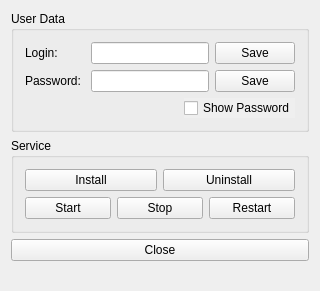
<?xml version="1.0" encoding="UTF-8"?>
<ui version="4.0">
 <class>MainWindow</class>
 <widget class="QMainWindow" name="MainWindow">
  <property name="geometry">
   <rect>
    <x>0</x>
    <y>0</y>
    <width>320</width>
    <height>283</height>
   </rect>
  </property>
  <property name="sizePolicy">
   <sizepolicy hsizetype="Fixed" vsizetype="Fixed">
    <horstretch>0</horstretch>
    <verstretch>0</verstretch>
   </sizepolicy>
  </property>
  <property name="windowTitle">
   <string>HNAC Configure</string>
  </property>
  <widget class="QWidget" name="centralWidget">
   <layout class="QVBoxLayout" name="verticalLayout">
    <item>
     <widget class="QGroupBox" name="groupBox_userdata">
      <property name="title">
       <string>User Data</string>
      </property>
      <property name="flat">
       <bool>false</bool>
      </property>
      <property name="checkable">
       <bool>false</bool>
      </property>
      <layout class="QVBoxLayout" name="verticalLayout_2">
       <item>
        <layout class="QHBoxLayout" name="horizontalLayout_2">
         <item>
          <widget class="QLabel" name="labelLogin">
           <property name="minimumSize">
            <size>
             <width>60</width>
             <height>0</height>
            </size>
           </property>
           <property name="text">
            <string>Login:</string>
           </property>
           <property name="buddy">
            <cstring>lineEdit_login</cstring>
           </property>
          </widget>
         </item>
         <item>
          <widget class="QLineEdit" name="lineEdit_login"/>
         </item>
         <item>
          <widget class="QPushButton" name="pushButton_loginsave">
           <property name="sizePolicy">
            <sizepolicy hsizetype="Preferred" vsizetype="Fixed">
             <horstretch>0</horstretch>
             <verstretch>0</verstretch>
            </sizepolicy>
           </property>
           <property name="text">
            <string>Save</string>
           </property>
          </widget>
         </item>
        </layout>
       </item>
       <item>
        <layout class="QHBoxLayout" name="horizontalLayout_3">
         <item>
          <widget class="QLabel" name="labelPassword">
           <property name="sizePolicy">
            <sizepolicy hsizetype="Preferred" vsizetype="Preferred">
             <horstretch>0</horstretch>
             <verstretch>0</verstretch>
            </sizepolicy>
           </property>
           <property name="minimumSize">
            <size>
             <width>60</width>
             <height>0</height>
            </size>
           </property>
           <property name="text">
            <string>Password:</string>
           </property>
           <property name="buddy">
            <cstring>lineEdit_password</cstring>
           </property>
          </widget>
         </item>
         <item>
          <widget class="QLineEdit" name="lineEdit_password">
           <property name="echoMode">
            <enum>QLineEdit::Password</enum>
           </property>
          </widget>
         </item>
         <item>
          <widget class="QPushButton" name="pushButton_passsave">
           <property name="sizePolicy">
            <sizepolicy hsizetype="Preferred" vsizetype="Fixed">
             <horstretch>0</horstretch>
             <verstretch>0</verstretch>
            </sizepolicy>
           </property>
           <property name="text">
            <string>Save</string>
           </property>
          </widget>
         </item>
        </layout>
       </item>
       <item>
        <layout class="QHBoxLayout" name="horizontalLayout_5">
         <item>
          <spacer name="horizontalSpacer">
           <property name="orientation">
            <enum>Qt::Horizontal</enum>
           </property>
           <property name="sizeHint" stdset="0">
            <size>
             <width>40</width>
             <height>20</height>
            </size>
           </property>
          </spacer>
         </item>
         <item>
          <widget class="QCheckBox" name="checkBox_showpass">
           <property name="layoutDirection">
            <enum>Qt::LeftToRight</enum>
           </property>
           <property name="autoFillBackground">
            <bool>true</bool>
           </property>
           <property name="text">
            <string>Show Password</string>
           </property>
          </widget>
         </item>
        </layout>
       </item>
      </layout>
     </widget>
    </item>
    <item>
     <widget class="QGroupBox" name="groupBox_service">
      <property name="title">
       <string>Service</string>
      </property>
      <layout class="QVBoxLayout" name="verticalLayout_3">
       <item>
        <layout class="QHBoxLayout" name="horizontalLayout_4">
         <item>
          <widget class="QPushButton" name="pushButton_install">
           <property name="toolTip">
            <string>Install service</string>
           </property>
           <property name="text">
            <string>Install</string>
           </property>
          </widget>
         </item>
         <item>
          <widget class="QPushButton" name="pushButton_uninstall">
           <property name="toolTip">
            <string>Uninstall service</string>
           </property>
           <property name="text">
            <string>Uninstall</string>
           </property>
          </widget>
         </item>
        </layout>
       </item>
       <item>
        <layout class="QHBoxLayout" name="horizontalLayout">
         <item>
          <widget class="QPushButton" name="pushButton_start">
           <property name="toolTip">
            <string>Start service</string>
           </property>
           <property name="text">
            <string>Start</string>
           </property>
          </widget>
         </item>
         <item>
          <widget class="QPushButton" name="pushButton_stop">
           <property name="toolTip">
            <string>Stop service</string>
           </property>
           <property name="text">
            <string>Stop</string>
           </property>
          </widget>
         </item>
         <item>
          <widget class="QPushButton" name="pushButton_restart">
           <property name="toolTip">
            <string>Restart service</string>
           </property>
           <property name="text">
            <string>Restart</string>
           </property>
          </widget>
         </item>
        </layout>
       </item>
      </layout>
     </widget>
    </item>
    <item>
     <widget class="QPushButton" name="pushButton_cancel">
      <property name="toolTip">
       <string>Cancel without saving</string>
      </property>
      <property name="text">
       <string>Close</string>
      </property>
     </widget>
    </item>
   </layout>
  </widget>
  <widget class="QStatusBar" name="statusBar">
   <property name="sizeGripEnabled">
    <bool>false</bool>
   </property>
  </widget>
 </widget>
 <layoutdefault spacing="6" margin="11"/>
 <tabstops>
  <tabstop>lineEdit_login</tabstop>
  <tabstop>lineEdit_password</tabstop>
  <tabstop>pushButton_start</tabstop>
  <tabstop>pushButton_stop</tabstop>
  <tabstop>pushButton_restart</tabstop>
  <tabstop>pushButton_uninstall</tabstop>
 </tabstops>
 <resources/>
 <connections/>
</ui>
